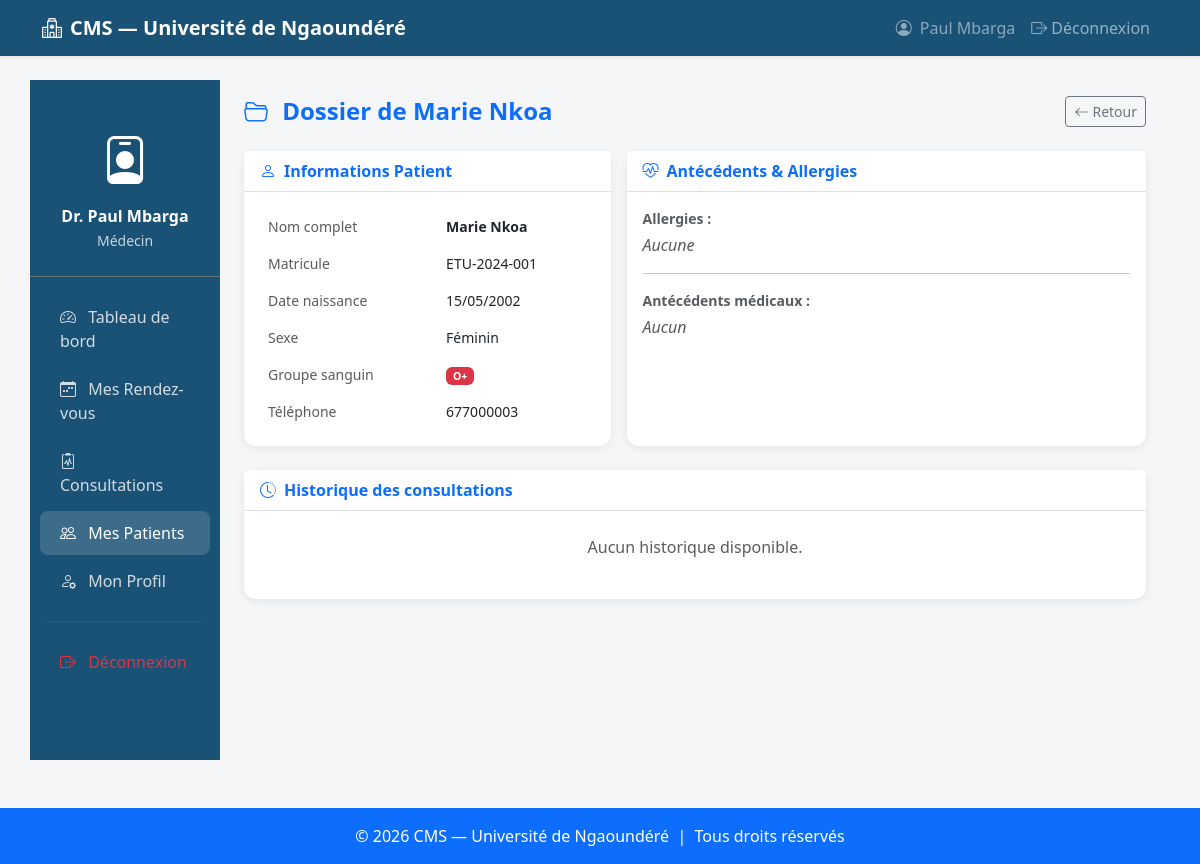
Screenshot of /cms_medical/medecin/patients.php?patient_id=1 (signed in) with the database file from the repository.
### tables this page shows
CREATE TABLE patients (
    id              INT AUTO_INCREMENT PRIMARY KEY,
    utilisateur_id  INT NOT NULL UNIQUE,
    matricule       VARCHAR(50) UNIQUE,
    date_naissance  DATE,
    sexe            ENUM('M', 'F') NOT NULL,
    groupe_sanguin  ENUM('A+','A-','B+','B-','AB+','AB-','O+','O-'),
    allergies       TEXT,
    antecedents     TEXT,
    FOREIGN KEY (utilisateur_id) REFERENCES utilisateurs(id) ON DELETE CASCADE
);

CREATE TABLE utilisateurs (
    id            INT AUTO_INCREMENT PRIMARY KEY,
    nom           VARCHAR(100) NOT NULL,
    prenom        VARCHAR(100) NOT NULL,
    email         VARCHAR(150) NOT NULL UNIQUE,
    mot_de_passe  VARCHAR(255) NOT NULL,
    role          ENUM('patient', 'medecin', 'admin') NOT NULL DEFAULT 'patient',
    telephone     VARCHAR(20),
    statut        ENUM('actif', 'inactif') NOT NULL DEFAULT 'actif',
    date_creation DATETIME NOT NULL DEFAULT CURRENT_TIMESTAMP
);

### cms_medical/medecin/patients.php (the view, shortened to what this page needs)
<?php
require_once '../includes/connexion.php';
$stmt = $pdo->prepare("SELECT id FROM medecins WHERE utilisateur_id = ?");
$stmt->execute([$_SESSION['user_id']]);
$medecin    = $stmt->fetch();
$medecin_id = $medecin['id'];
$dossier_patient = null;
if (isset($_GET['patient_id']) && is_numeric($_GET['patient_id'])) {
    $pid = (int)$_GET['patient_id'];
    $stmt = $pdo->prepare("
        SELECT p.*, u.nom, u.prenom, u.email, u.telephone
        FROM patients p JOIN utilisateurs u ON p.utilisateur_id = u.id
        WHERE p.id = ?
    ");
    $stmt->execute([$pid]);
    $dossier_patient = $stmt->fetch();
    $stmt = $pdo->prepare("
        SELECT r.date_rdv, r.heure_rdv, r.motif, r.statut,
               c.diagnostic, c.traitement, c.notes,
               c.poids, c.taille, c.tension_arterielle, c.temperature
        FROM rendez_vous r
        LEFT JOIN consultations c ON c.rendez_vous_id = r.id
        WHERE r.patient_id = ? AND r.medecin_id = ?
        ORDER BY r.date_rdv DESC
    ");
    $stmt->execute([$pid, $medecin_id]);
    $dossier_rdvs = $stmt->fetchAll();
}
require_once '../includes/header.php';
?>
<div class="row">
    <div class="col-md-3 col-lg-2 px-0">
        <div class="sidebar d-flex flex-column" style="min-height:85vh;">
            <div class="text-center text-white py-4 px-3 border-bottom border-secondary">
                <i class="bi bi-person-badge" style="font-size:3rem;"></i>
                <p class="mb-0 fw-bold mt-2">Dr. <?= htmlspecialchars($_SESSION['prenom'].' '.$_SESSION['nom']) ?></p>
                <small class="opacity-75">Médecin</small>
            </div>
            <nav class="nav flex-column mt-3">
                <a href="dashboard.php" class="nav-link"><i class="bi bi-speedometer2"></i> Tableau de bord</a>
                <a href="rendez_vous.php" class="nav-link"><i class="bi bi-calendar-week"></i> Mes Rendez-vous</a>
                <a href="consultations.php" class="nav-link"><i class="bi bi-clipboard2-pulse"></i> Consultations</a>
                <a href="patients.php" class="nav-link active"><i class="bi bi-people"></i> Mes Patients</a>
                <a href="profil.php" class="nav-link"><i class="bi bi-person-gear"></i> Mon Profil</a>
                <hr class="border-secondary mx-3">
                <a href="../auth/logout.php" class="nav-link text-danger"><i class="bi bi-box-arrow-right"></i> Déconnexion</a>
            </nav>
        </div>
    </div>
    <div class="col-md-9 col-lg-10 py-3 px-4">
        <?php if ($dossier_patient): ?>
        <div class="d-flex justify-content-between align-items-center mb-4">
            <h4 class="fw-bold text-primary mb-0">
                <i class="bi bi-folder2-open me-2"></i>
                Dossier de <?= htmlspecialchars($dossier_patient['prenom'].' '.$dossier_patient['nom']) ?>
            </h4>
            <a href="patients.php" class="btn btn-outline-secondary btn-sm">
                <i class="bi bi-arrow-left me-1"></i>Retour
            </a>
        </div>
        <div class="row g-3 mb-4">
            <div class="col-md-5">
                <div class="card h-100">
                    <div class="card-header bg-white fw-bold text-primary border-bottom">
                        <i class="bi bi-person me-2"></i>Informations Patient
                    </div>
                    <div class="card-body">
                        <table class="table table-borderless small mb-0">
                            <tr><td class="text-muted">Nom complet</td><td class="fw-semibold"><?= htmlspecialchars($dossier_patient['prenom'].' '.$dossier_patient['nom']) ?></td></tr>
                            <tr><td class="text-muted">Matricule</td><td><?= htmlspecialchars($dossier_patient['matricule'] ?? '—') ?></td></tr>
                            <tr><td class="text-muted">Date naissance</td><td><?= $dossier_patient['date_naissance'] ? date('d/m/Y', strtotime($dossier_patient['date_naissance'])) : '—' ?></td></tr>
                            <tr><td class="text-muted">Sexe</td><td><?= $dossier_patient['sexe'] === 'M' ? 'Masculin' : 'Féminin' ?></td></tr>
                            <tr><td class="text-muted">Groupe sanguin</td><td><span class="badge bg-danger"><?= $dossier_patient['groupe_sanguin'] ?? '?' ?></span></td></tr>
                            <tr><td class="text-muted">Téléphone</td><td><?= htmlspecialchars($dossier_patient['telephone'] ?? '—') ?></td></tr>
                        </table>
                    </div>
                </div>
            </div>
            <div class="col-md-7">
                <div class="card h-100">
                    <div class="card-header bg-white fw-bold text-primary border-bottom">
                        <i class="bi bi-heart-pulse me-2"></i>Antécédents & Allergies
                    </div>
                    <div class="card-body">
                        <p class="fw-semibold text-muted small mb-1">Allergies :</p>
                        <p><?= !empty($dossier_patient['allergies']) ? htmlspecialchars($dossier_patient['allergies']) : '<span class="text-muted fst-italic">Aucune</span>' ?></p>
                        <hr>
                        <p class="fw-semibold text-muted small mb-1">Antécédents médicaux :</p>
                        <p class="mb-0"><?= !empty($dossier_patient['antecedents']) ? htmlspecialchars($dossier_patient['antecedents']) : '<span class="text-muted fst-italic">Aucun</span>' ?></p>
                    </div>
                </div>
            </div>
        </div>
        <div class="card">
            <div class="card-header bg-white fw-bold text-primary border-bottom">
                <i class="bi bi-clock-history me-2"></i>Historique des consultations
            </div>
            <div class="card-body p-0">
                <?php if (!empty($dossier_rdvs)): ?>
                <div class="accordion" id="accRdv">
                    <?php foreach ($dossier_rdvs as $i => $r):
                        $badgeClass = ['en_attente'=>'warning','confirme'=>'success','annule'=>'danger','effectue'=>'info'];
                    ?>
                    <div class="accordion-item border-0 border-bottom">
                        <h2 class="accordion-header">
                            <button class="accordion-button <?= $i > 0 ? 'collapsed' : '' ?> py-2"
                                    type="button" data-bs-toggle="collapse"
                                    data-bs-target="#rdv<?= $i ?>">
                                <span class="me-3"><?= date('d/m/Y', strtotime($r['date_rdv'])) ?></span>
                                <span class="badge bg-<?= $badgeClass[$r['statut']] ?? 'secondary' ?> me-2">
                                    <?= ucfirst(str_replace('_',' ',$r['statut'])) ?>
                                </span>
                                <small class="text-muted"><?= htmlspecialchars($r['motif'] ?? '') ?></small>
                            </button>
                        </h2>
                        <div id="rdv<?= $i ?>" class="accordion-collapse collapse <?= $i === 0 ? 'show' : '' ?>">
                            <div class="accordion-body bg-light">
                                <?php if ($r['diagnostic']): ?>
                                    <p class="mb-1"><strong>Diagnostic :</strong> <?= htmlspecialchars($r['diagnostic']) ?></p>
                                    <p class="mb-1"><strong>Traitement :</strong> <?= htmlspecialchars($r['traitement'] ?? '—') ?></p>
                                    <?php if ($r['poids'] || $r['taille'] || $r['tension_arterielle']): ?>
                                    <p class="mb-0 text-muted small">
                                        <?php if ($r['poids']): ?>Poids: <?= $r['poids'] ?>kg &nbsp;<?php endif; ?>
                                        <?php if ($r['taille']): ?>Taille: <?= $r['taille'] ?>cm &nbsp;<?php endif; ?>
                                        <?php if ($r['tension_arterielle']): ?>Tension: <?= htmlspecialchars($r['tension_arterielle']) ?> &nbsp;<?php endif; ?>
                                        <?php if ($r['temperature']): ?>Temp: <?= $r['temperature'] ?>°C<?php endif; ?>
                                    </p>
                                    <?php endif; ?>
                                <?php else: ?>
                                    <p class="text-muted fst-italic mb-0">Aucune consultation enregistrée pour ce RDV.</p>
                                <?php endif; ?>
                            </div>
                        </div>
                    </div>
                    <?php endforeach; ?>
                </div>
                <?php else: ?>
                    <div class="text-center text-muted py-4">
                        <p>Aucun historique disponible.</p>
                    </div>
                <?php endif; ?>
            </div>
        </div>
        <?php endif; ?>
    </div>
</div>
<?php require_once '../includes/footer.php'; ?>

### assets/css/style.css (style rules this page uses)
:root { --cms-blue: #1A5276; --cms-blue-light: #2E86C1; --cms-white: #FFFFFF; --cms-gray: #F4F6F7; }
body { background-color: var(--cms-gray); font-family: 'Segoe UI', sans-serif; min-height: 100vh; display: flex; flex-direction: column; }
.card { border: none; border-radius: 12px; box-shadow: 0 2px 10px rgba(0,0,0,0.08); transition: transform 0.2s; }
.sidebar { min-height: calc(100vh - 56px); background-color: var(--cms-blue); padding-top: 20px; }
.sidebar .nav-link { color: rgba(255,255,255,0.8); padding: 10px 20px; border-radius: 8px; margin: 2px 10px; transition: all 0.2s; }
.sidebar .nav-link:hover, .sidebar .nav-link.active { background-color: rgba(255,255,255,0.15); color: white; }
.sidebar .nav-link i { margin-right: 8px; }

### rows the page displays
patients: utilisateur.nom "Marie Nkoa", matricule "ETU-2024-001", date_naissance "15/05/2002", groupe_sanguin "O+", utilisateur.telephone "677000003"

### other values shown
$_SESSION['prenom'] . ' ' . $_SESSION['nom'] "Paul Mbarga"
$_SESSION['prenom'].' '.$_SESSION['nom'] "Paul Mbarga"
